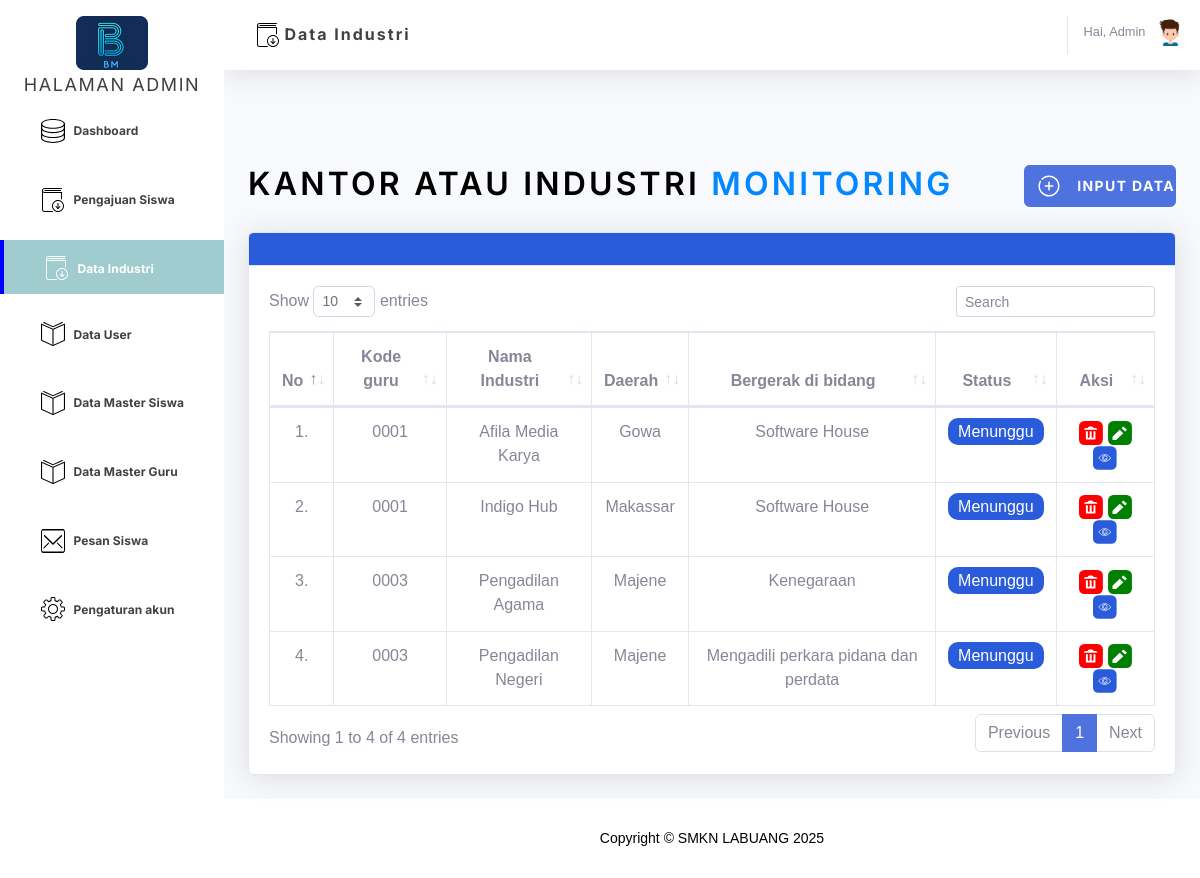
Page /halaman_admin/dataindustri.php (signed in) on the earlier database version.
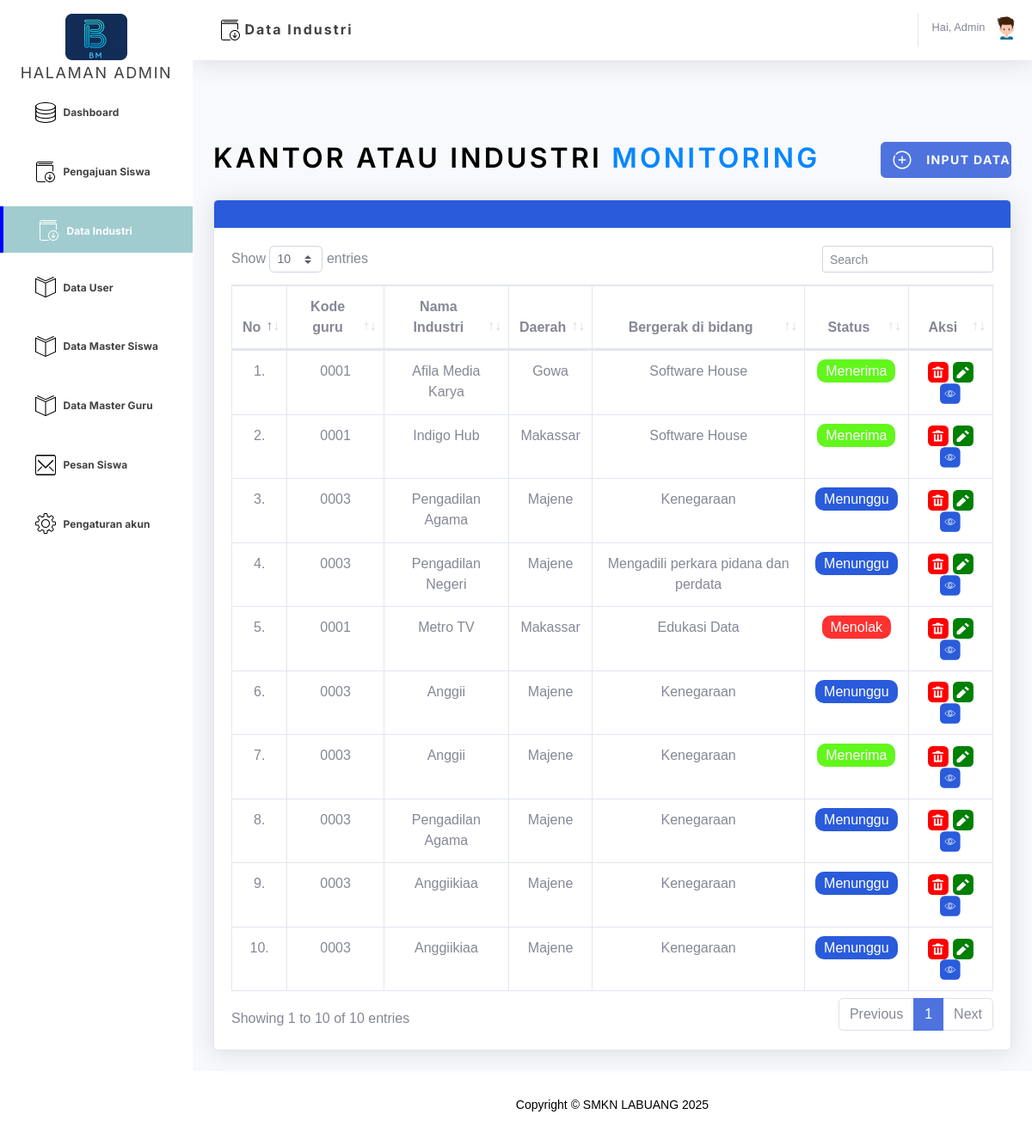
Same page on the later database version.
### tables this page shows
CREATE TABLE `tb_perusahaan` (
  `id_perusahaan` int NOT NULL,
  `kode_guru` varchar(5) NOT NULL,
  `pendiri` varchar(50) NOT NULL,
  `nama_perusahaan` varchar(50) NOT NULL,
  `bidang_industri` varchar(50) NOT NULL,
  `lokasi` varchar(100) NOT NULL,
  `jalan` varchar(100) NOT NULL,
  `tahun_didirikan` varchar(50) NOT NULL,
  `status` enum('menunggu','menerima','menolak') NOT NULL DEFAULT 'menunggu'
);

### halaman_admin/dataindustri.php (the view, shortened to what the changed rows need)
<?php
    include 'koneksi.php';
    $query = "SELECT * FROM tb_perusahaan;";
    $sql = mysqli_query($conn, $query);
    $no = 0;
?>
<!DOCTYPE html>
<html lang="en">
<head>
<link href="https://cdn.jsdelivr.net/npm/sweetalert2@11.6.7/dist/sweetalert2.min.css" rel="stylesheet">
    <link href="vendor/fontawesome-free/css/all.min.css" rel="stylesheet" type="text/css">
        <link href="css/status.css" rel="stylesheet">
    <link href="css/Industri.css?v1" rel="stylesheet">
    <link href="vendor/datatables/dataTables.bootstrap4.min.css" rel="stylesheet">
</head>
<body id="page-top">
    <div id="wrapper">
        <div id="content-wrapper" class="d-flex flex-column">
            <div id="content">
                <div class="container-fluid">
                    <div class="d-sm-flex align-items-center justify-content-between mb-4">
                        <h1 class="text">Kantor atau Industri <span>Monitoring</span></h1>
                    </div>
                    <div class="card shadow mb-4">
                        <div class="card-body">
                        <div class="table-responsive">
                                <table class="table table-bordered" id="dataTable" width="100%" cellspacing="0">
                                    <thead>
                                        <tr>
                                            <th style="text-align: center;">No</th>
                                            <th style="text-align: center;">Kode guru</th>
                                            <th style="text-align: center;">Nama Industri</th>
                                            <th style="text-align: center;">Daerah</th>
                                            <th style="text-align: center;">Bergerak di bidang</th>
                                            <th style="text-align: center;">Status</th>
                                            <th style="text-align: center;">Aksi</th>
                                        </tr>
                                    </thead>
                                    <tbody>
                                        <?php
                                        while($result = mysqli_fetch_assoc($sql)){
                                        ?>
                                        <tr>
                                            <td style="text-align: center;">
                                                <?php
                                                echo ++$no;
                                                ?>.
                                            </td>
                                            <td style="text-align: center;">
                                            <?php
                                                echo $result['kode_guru'];
                                                ?>
                                            </td>
                                            <td style="text-align: center;">
                                            <?php
                                                echo $result['nama_perusahaan'];
                                                ?>
                                            </td>
                                            <td style="text-align: center;">
                                            <?php
                                                echo $result['lokasi'];
                                                ?>
                                            </td>
                                            <td style="text-align: center;">
                                            <?php
                                                echo $result['bidang_industri'];
                                                ?>
                                            </td>
                                            <td style="text-align: center;">
                                            <?php
                                            $status = $result['status'];
                                            $statusClass = ($status == 'menerima') ? 'status-success' : (($status == 'menolak') ? 'status-danger' : 'status-pending');
                                            ?>
                                            <span class="status-label <?php echo $statusClass; ?>">
                                                <?php echo $status; ?>
                                            </span>
                                        </td>
                                            <td style="text-align: center;">
                                            <a class="nav-link1" href="proses_hapus_perusahaan.php?id_perusahaan=<?php echo $result['id_perusahaan']; ?>"
                                            aria-label="Dashboard" onclick="return confirmDelete(event)">
    </a>
    <a class="nav-link1" href="proses_detail_perusahaan.php?ubah=<?php echo $result['id_perusahaan']; ?>" aria-label="Dashboard">
</a>
                                                    <a class="nav-link1" href="proses_detail_perusahaan.php?detail=<?php echo $result['id_perusahaan']; ?>" aria-label="Dashboard">
                                                    </a>
                                            </td>
                                        </tr>
                                        <?php
                                        }
                                        ?>
                                    </tbody>
                                </table>
                            </div>
                        </div>
                    </div>
                </div>
            </div>
<?php include 'footer.php' ?>

Differences in the rows shown:
changed tb_perusahaan "Afila Media Karya": status "Menunggu" → "Menerima"
changed tb_perusahaan "Indigo Hub": status "Menunggu" → "Menerima"
added tb_perusahaan: kode_guru "0001", nama_perusahaan "Metro TV", lokasi "Makassar", bidang_industri "Edukasi Data", status "Menolak"
added tb_perusahaan: kode_guru "0003", nama_perusahaan "Anggii", lokasi "Majene", bidang_industri "Kenegaraan", status "Menunggu"
added tb_perusahaan: kode_guru "0003", nama_perusahaan "Anggii", lokasi "Majene", bidang_industri "Kenegaraan", status "Menerima"
added tb_perusahaan: kode_guru "0003", nama_perusahaan "Pengadilan Agama", lokasi "Majene", bidang_industri "Kenegaraan", status "Menunggu"
added tb_perusahaan: kode_guru "0003", nama_perusahaan "Anggiikiaa", lokasi "Majene", bidang_industri "Kenegaraan", status "Menunggu"
added tb_perusahaan: kode_guru "0003", nama_perusahaan "Anggiikiaa", lokasi "Majene", bidang_industri "Kenegaraan", status "Menunggu"
Other differences:
text written by a page script: "Show entries Showing 1 to 4 of 4 entries Previous 1 Next" → "Show entries Showing 1 to 10 of 10 entries Previous 1 Next"
